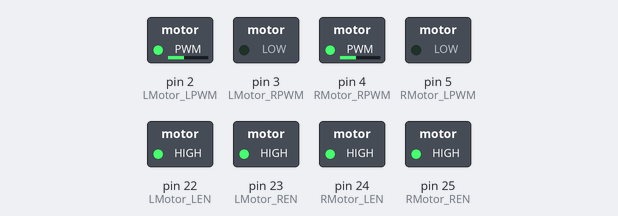
The sketch below on a simulated Arduino Mega 2560, built with avr-gcc and run on an emulated ATmega2560. On the bench: switched loads named in the sketch (green lamp = pin HIGH).

Above: at 0.1 s.
Timing chart, 0 to 1.6 s (numbered marks = the images above):
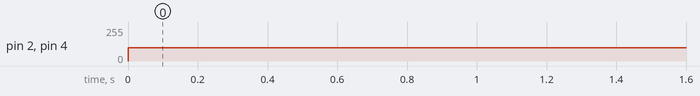

Measured:
- by itself, pin 2 (LMotor_LPWM), pin 4 (RMotor_RPWM): 0/255 → 100/255 at 0.00 s

The sketch:

motor_drive_test.ino
```cpp
   # define LMotor_LPWM 2
 # define LMotor_RPWM 3
 # define RMotor_RPWM 4
 # define RMotor_LPWM 5
 # define LMotor_LEN 22
 # define LMotor_REN 23
 # define RMotor_LEN 24
 # define RMotor_REN 25

 void setup(){
  pinMode(LMotor_LPWM, OUTPUT);
  pinMode(LMotor_RPWM, OUTPUT);
  pinMode(RMotor_RPWM, OUTPUT);
  pinMode(RMotor_LPWM, OUTPUT);
  pinMode(LMotor_LEN, OUTPUT);
  pinMode(LMotor_REN, OUTPUT);
  pinMode(RMotor_LEN, OUTPUT);
  pinMode(RMotor_REN, OUTPUT);

  // Pull the LEN to high volatage
  digitalWrite(LMotor_LEN, HIGH);
  digitalWrite(LMotor_REN, HIGH);
  digitalWrite(RMotor_REN, HIGH);
  digitalWrite(RMotor_LEN, HIGH);
 }

void loop(){
  // Moving Forward
  analogWrite(LMotor_LPWM, 100);
  analogWrite(LMotor_RPWM, 0);
  analogWrite(RMotor_RPWM, 100);
  analogWrite(RMotor_LPWM, 0);
}
```
